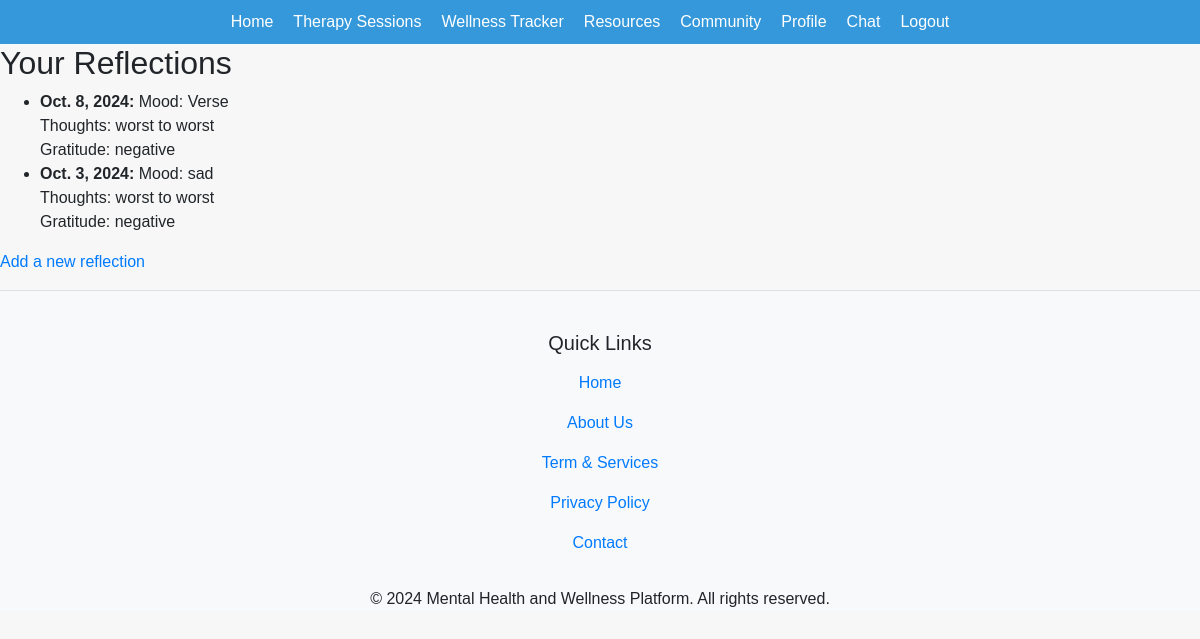
Screenshot of /tracker/reflections/ (signed in) with the database file from the repository.
### wellness_tracker/models.py (models this page shows, shortened)
class Reflection(models.Model):
    user = models.ForeignKey(settings.AUTH_USER_MODEL, on_delete=models.CASCADE)
    date = models.DateField(default=timezone.now)
    mood = models.CharField(max_length=50)
    thoughts = models.TextField()
    gratitude = models.TextField()
    class Meta:
        unique_together = ('user', 'date')  # Ensure one reflection per user per day
        ordering = ['-date']

### wellness_tracker/views.py (the view)
# urls.py: path('reflections/', views.reflection_list, name='reflection_list'),
@login_required
def reflection_list(request):
    reflections = Reflection.objects.filter(user=request.user).order_by('-date')
    return render(request, 'tracker/reflection_list.html', {'reflections': reflections})

### wellness_tracker/templates/tracker/reflection_list.html
{% extends 'base.html' %}
{% block content %}
  <h2>Your Reflections</h2>
  <ul>
    {% for reflection in reflections %}
      <li>
        <strong>{{ reflection.date }}:</strong> Mood: {{ reflection.mood }}<br>
        Thoughts: {{ reflection.thoughts }}<br>
        Gratitude: {{ reflection.gratitude }}
      </li>
    {% empty %}
      <li>No reflections found.</li>
    {% endfor %}
  </ul>
  <a href="{% url 'add_reflection' %}">Add a new reflection</a>
{% endblock %}

### static/css/chat.css (style rules this page uses)
body { font-family: Arial, sans-serif; margin: 20px; }

### static/css/style.css (style rules this page uses)
body { font-family: Arial, sans-serif; background-color: #f7f7f7; margin: 0; padding: 0; }

### rows the page displays
Reflection: date "Oct. 8, 2024", mood "Verse", thoughts "worst to worst", gratitude "negative"
Reflection: date "Oct. 3, 2024", mood "sad", thoughts "worst to worst", gratitude "negative"
